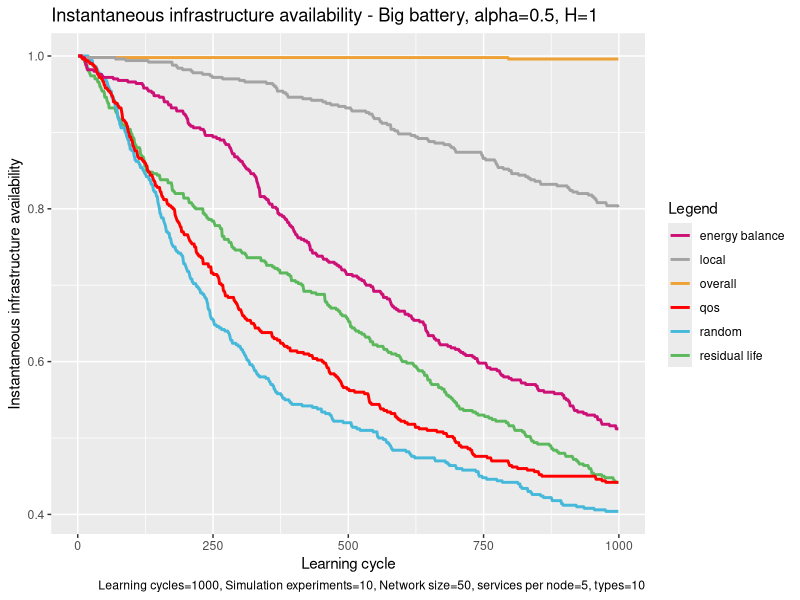

Write the R code that produced this figure.
# execute all lines: ctrl + shift + enter

library(ggplot2)

# set working directory here
setwd(dirname(rstudioapi::getSourceEditorContext()$path))

overall <- read.table("exp_assembly_overall_energy_template.txt", 
                      header = F,
                      sep = " ",
                      col.names= c("overallx", "overally")
)

random <- read.table("exp_assembly_random.txt", 
                     header = F,
                     sep = " ",
                     col.names= c("randomx", "randomy")
)

res <- read.table("exp_assembly_residual_life_template.txt", 
                  header = F,
                  sep = " ",
                  col.names= c("resx","resy")
)

local <- read.table("exp_assembly_local_energy_template.txt", 
                    header = F,
                    sep = " ",
                    col.names= c("locx","locy")
)

learning <- read.table("exp_assembly_energyAware.txt", 
                          header = F,
                          sep = " ",
                          col.names= c("enx","eny")
)

qos <- read.table("exp_assembly_QoS.txt", 
                       header = F,
                       sep = " ",
                       col.names= c("qosx","qosy")
)


overall_x <- overall$overallx
overall_y <- overall$overally

random_y <- random$randomy
res_y <- res$resy
local_y <- local$locy
energyAware_y <- learning$eny
qos_y <- qos$qosy

head(overall)

colors <- c("overall" = "#EEA236", "residual life" = "#5CB85C", "random" = "#46B8DA", "local"="gray64", "energy balance"="deeppink3", "qos"="#FF0000")

ggplot(data=local, aes(x=overall_x, col = group)) + 
  
  geom_line(aes(y = overall_y, color = "overall"), size = 1) +
  geom_line(aes(y = res_y, color = "residual life"), size = 1) +
  geom_line(aes(y = random_y, color = "random"), size = 1) +
  geom_line(aes(y = local_y, color = "local"), size = 1) +
  geom_line(aes(y = energyAware_y, color = "energy balance"), size = 1) +
  geom_line(aes(y = qos_y, color = "qos"), size = 1) +
  
  labs(x = "Learning cycle",
       y = "Instantaneous infrastructure availability",
       color = "Legend",
       title = "Instantaneous infrastructure availability - Big battery, alpha=0.5, H=1", 
       caption = "Learning cycles=1000, Simulation experiments=10, Network size=50, services per node=5, types=10") +
  
  scale_color_manual(values = colors)
